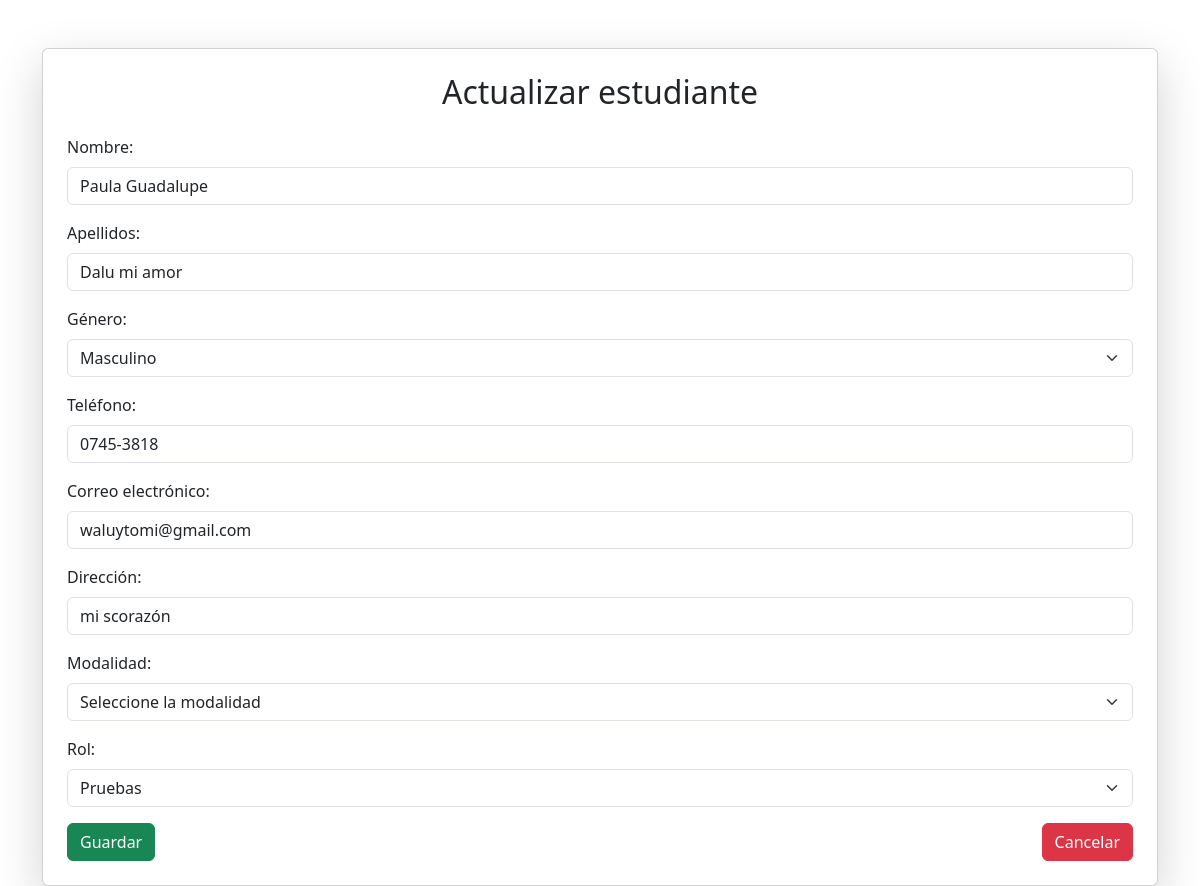
Screenshot of /PuellaSchool/views/student/studentIndex.php?action=edit&id=1 (signed in) with the database file from the repository.
### tables this page shows
CREATE TABLE `tbl_student` (
  `StudentID` int NOT NULL AUTO_INCREMENT,
  `studentCode` varchar(10) NOT NULL,
  `studentName` varchar(255) NOT NULL,
  `studentLastName` varchar(255) NOT NULL,
  `studentGender` varchar(50) NOT NULL,
  `studentPhone` varchar(50) NOT NULL,
  `studentEmail` varchar(100) NOT NULL,
  `studentAddress` varchar(255) NOT NULL,
  `studentModality` varchar(50) NOT NULL,
  `VocationID` int DEFAULT NULL,
  PRIMARY KEY (`StudentID`),
  UNIQUE KEY `studentCode` (`studentCode`),
  KEY `VocationID` (`VocationID`),
  CONSTRAINT `tbl_student_ibfk_1` FOREIGN KEY (`VocationID`) REFERENCES `tbl_vocation` (`VocationID`) ON DELETE SET NULL
);

### PuellaSchool/controllers/studentController.php (called while the page is built, shortened)
<?php
require_once(dirname(__FILE__) . "/../conf/database.php");
require_once(dirname(__FILE__) . "/../models/studentModel.php");
class StudentController
{
    private $student;
    public function __construct()
    {
        $database = new Database();
        $this->db = $database->getConnection();
        $this->student = new StudentModel($this->db);
    }
    public function edit($id)
    {
        $this->student->StudentID = $id;
        $this->student->getStudentByID();
        $vocationsResult = $this->student->getVocations();
        $vocations = $vocationsResult->fetchAll(PDO::FETCH_ASSOC);
        $students = $this->student;
        include(dirname(__FILE__) . '/../views/student/studentUpdate.php');
    }
}

### PuellaSchool/conf/database.php (called while the page is built, shortened)
<?php
    class Database{
        private $host = "localhost";
        private $database = "PuellaSchoolDB";
        private $user = "root";
        private $password = "1234";
        public function getConnection(){
            $this->conn = null;
            try{
                $this->conn = new PDO("mysql:host=".$this->host.";dbname=".$this->database, $this->user, $this->password);
                $this->conn->exec("set names utf8");
            }catch(PDOException $ex){
                echo"Connection error: ".$ex->getMessage();
                die();
            }
            return $this->conn;
        }
    }
?>

### PuellaSchool/models/studentModel.php (called while the page is built, shortened)
<?php
class StudentModel
{
    private $conn;
    public $StudentID;
    public function __construct($db)
    {
        $this->conn = $db;
    }
    public function getVocations()
    {
        $query = "SELECT VocationID, vocationName FROM tbl_vocation";
        $result = $this->conn->prepare($query);
        $result->execute();
        return $result;
    }
    public function getStudentByID()
    {
        $query = "CALL sp_SelectStudentById(:studentID);";
        $result = $this->conn->prepare($query);
        $result->bindParam("studentID", $this->StudentID);
        $result->execute();
        $row = $result->fetch(PDO::FETCH_ASSOC);
        $this->studentName = $row["studentName"];
        $this->studentLastName = $row["studentLastName"];
        $this->studentGender = $row["studentGender"];
        $this->studentPhone = $row["studentPhone"];
        $this->studentEmail = $row["studentEmail"];
        $this->studentAddress = $row["studentAddress"];
        $this->VocationID = $row["VocationID"];
    }
}

### PuellaSchool/views/student/studentUpdate.php (the view, shortened to what this page needs)
<!DOCTYPE html>
<html lang="en">
<head>
    <link href="https://cdn.jsdelivr.net/npm/bootstrap@5.3.3/dist/css/bootstrap.min.css" rel="stylesheet">
</head>
<body>
    <div class="container mt-5">
        <div class="card p-4 shadow-lg">
            <h2 class="mb-4 text-center">Actualizar estudiante</h2>
            <form action="" method="POST">
                <div class="mb-3">
                    <label for="studentName" class="form-label">Nombre:</label>
                    <input type="text" id="studentName" name="studentName" value="<?= htmlspecialchars($students->studentName) ?>" class="form-control" required pattern="[A-Za-z\s]+" title="El nombre solo debe contener letras.">
                </div>
                <div class="mb-3">
                    <label for="studentLastName" class="form-label">Apellidos:</label>
                    <input type="text" id="studentLastName" name="studentLastName" value="<?= htmlspecialchars($students->studentLastName) ?>" class="form-control" required pattern="[A-Za-z\s]+" title="El nombre solo debe contener letras.">
                </div>
                <div class="mb-3">
                    <label for="studentGender" class="form-label">Género:</label>
                    <select id="studentGender" name="studentGender" class="form-select" required>
                        <option value="Masculino" <?= ($students->studentGender == 'Masculino') ? 'selected' : '' ?>>Masculino</option>
                    </select>
                </div>
                <div class="mb-3">
                    <label for="studentPhone" class="form-label">Teléfono:</label>
                    <input type="text" id="studentPhone" name="studentPhone" class="form-control" required pattern="^\d{4}-\d{4}$" title="El formato del teléfono debe ser ####-####" value="<?= htmlspecialchars($students->studentPhone) ?>">
                </div>
                <div class="mb-3">
                    <label for="studentEmail" class="form-label">Correo electrónico:</label>
                    <input type="email" id="studentEmail" name="studentEmail" value="<?= htmlspecialchars($students->studentEmail) ?>" class="form-control" required>
                </div>
                <div class="mb-3">
                    <label for="studentAddress" class="form-label">Dirección:</label>
                    <input type="text" id="studentAddress" name="studentAddress" value="<?= htmlspecialchars($students->studentAddress) ?>" class="form-control" required>
                </div>
                <div class="mb-3">
                    <label for="studentModality" class="form-label">Modalidad:</label>
                    <select id="studentModality" name="studentModality" class="form-select" required>
                        <option value="">Seleccione la modalidad</option>
                    </select>
                </div>
                <div class="mb-3">
                    <label for="VocationID" class="form-label">Rol:</label>
                    <select id="VocationID" name="VocationID" class="form-select" required>
                        <?php foreach ($vocations as $vocation): ?>
                            <option value="<?= $vocation['VocationID'] ?>" <?= ($vocation['VocationID'] == $students->VocationID) ? 'selected' : '' ?>>
                                <?= htmlspecialchars($vocation['vocationName']) ?>
                            </option>
                        <?php endforeach; ?>
                    </select>
                </div>
                <div class="d-flex justify-content-between">
                    <button type="submit" class="btn btn-success">Guardar</button>
                    <a href="./studentIndex.php" class="btn btn-danger">Cancelar</a>
                </div>
            </form>
        </div>
    </div>
</body>
</html>

### rows the page displays
tbl_student: studentName "Paula Guadalupe", studentLastName "Dalu mi amor", studentGender "Masculino", studentPhone "0745-3818", studentEmail "waluytomi@gmail.com", studentAddress "mi scorazón"

### other values shown
form field VocationID "Pruebas"
